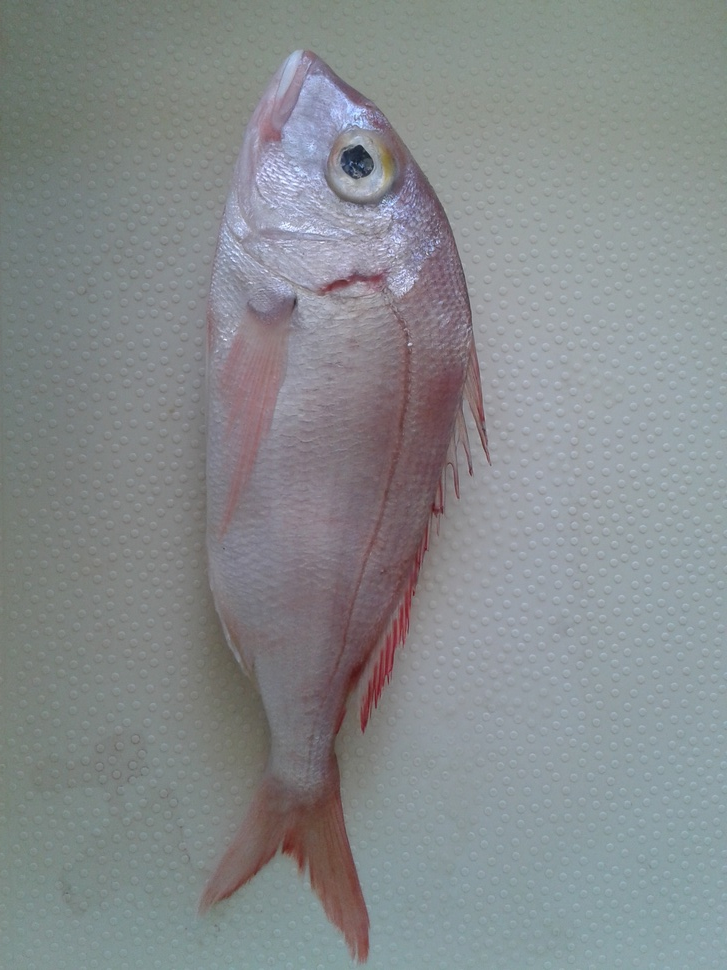
#> input picture data/test-images/2.jpg, 727 x 970 px, shrunk from 1920 x 2560 before the run
$ python detectors.py   (Python 2 division)   (older library calls are emulated)
#> lines starting #> are read from the running program, lines starting #| are printed output that depends on the picture
### src/lib/mstatistics.py
import math

def mean(M):
	"""Arithmetic mean"""
	return sum(M)/len(M)

def standard_deviation(M):
	"""Standard deviation"""
	sums = 0
	x_dash = mean(M)
	for t in M:
		sums += (t - x_dash)**2
	return math.sqrt(sums)

def coefficients_of_variation(M):
	"""Coefficients of variation"""
	if len(M) != 0:
		return abs(standard_deviation(M)/mean(M))

# [5 lines left out: function get_coefficients_of_variation_dict, not called in this run]

### src/lib/detectors.py
#!/usr/bin/env python2.7

import numpy as np
import cv2, glob, mstatistics, os

global orb, sift, CV_HOMOGENITY_COEFFICIENT
orb = cv2.ORB(); sift = cv2.SIFT()
CV_HOMOGENITY_COEFFICIENT = 0.15

class BruteForceORBFeatureMatching:
	class ImageSet:
		# [30 lines left out: functions __init__, get_matches, not called in this run]

	def __init__(self, image_sets = []):
		self.orb = orb
		self.image_sets = image_sets

	def append_image_set(self, s):
		self.image_sets.append(s)

	# [5 lines left out: function compare_matches, not called in this run]

	def identify(self, query_image):
		result = self.compare_matches(query_image)
		print result.name

class BruteForceSIFTFeatureMatching:
	class ImageSet:
		def __init__(self, name, directory, ext='.jpg'):
			self.name, self.directory, self.images = name, directory, []
			images_list = glob.glob('{0}/*{1}'.format(directory,ext))
			self.sift = sift
			for _img in images_list:
				img = cv2.imread(_img,0); self.images.append(img)

		def get_matches(self, query_image,check_homogenity=False,k=2):
			good_matches = []
			for image in self.images:
				kp1, des1 = self.sift.detectAndCompute(query_image,None)
				kp2, des2 = self.sift.detectAndCompute(image,None)
				# BFMatcher with default params
				bf = cv2.BFMatcher()
				matches = bf.knnMatch(des1,des2, k=k)
				# Apply ratio test
				good = []
				for m,n in matches:
					if m.distance < 0.75*n.distance:
						good.append([m])
			good_matches.append(len(good))
			self.cv = mstatistics.coefficients_of_variation(good_matches)

			if len(good_matches) == 0:
				return 0
			if check_homogenity:
				if self.cv <= CV_HOMOGENITY_COEFFICIENT:
					return mstatistics.mean(good_matches)
				else:
					return 0
			else:
				return [mstatistics.mean(good_matches), max(good_matches)]

	def __init__(self, image_sets = []):
		self.sift = sift
		self.image_sets = image_sets

	def append_image_set(self, s):
		self.image_sets.append(s)

	def compare_matches(self, query_image):
		M = {}
		for image_set in self.image_sets:
			M[image_set.get_matches(query_image)[1]] = image_set
		return M[max(M.keys())]

	def identify(self, query_image):
		result = self.compare_matches(query_image)
		print result.name

class SIFTHolographyFeatureMatching:
	class ImageSet:
		# [34 lines left out: functions __init__, get_matches, not called in this run]

	def __init__(self, image_sets = []):
		self.sift = sift
		self.image_sets = image_sets

	def append_image_set(self, s):
		self.image_sets.append(s)

	# [5 lines left out: function compare_matches, not called in this run]

	def identify(self, query_image):
		result = self.compare_matches(query_image)
		print result.name


if __name__ == '__main__':
	import time
	t1 = time.time()
	q = cv2.imread('../../data/test-images/2.jpg',0)
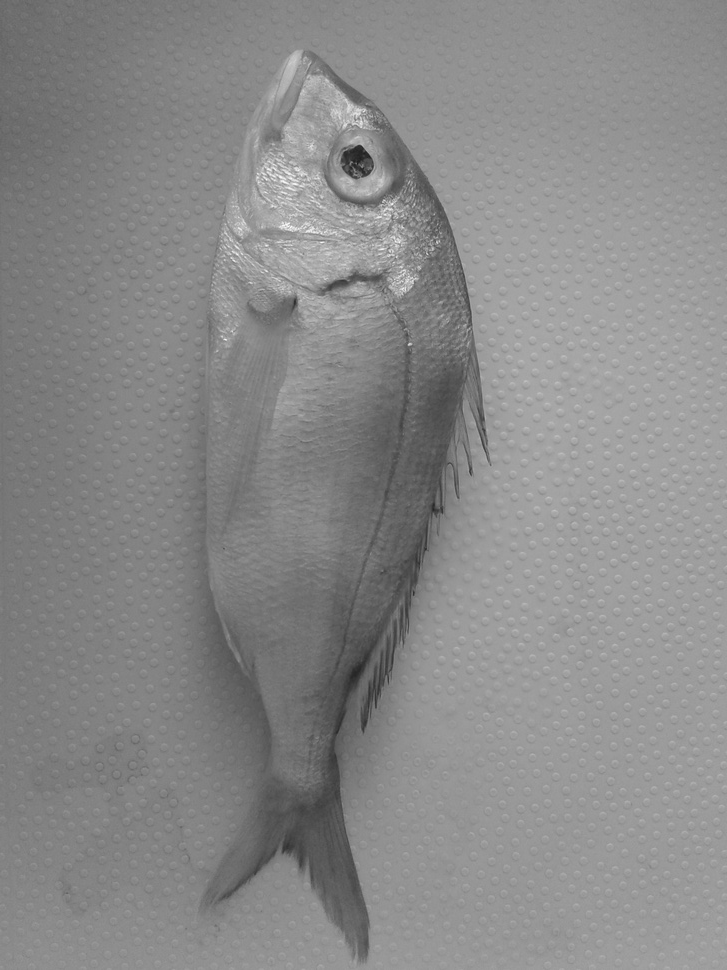
#> q: shape (970, 727); min 26, max 254, mean 137.7

	s1 = BruteForceSIFTFeatureMatching().ImageSet('Pagellus Erythrinus', '../../data/train-images/pagellus_erythrinus')
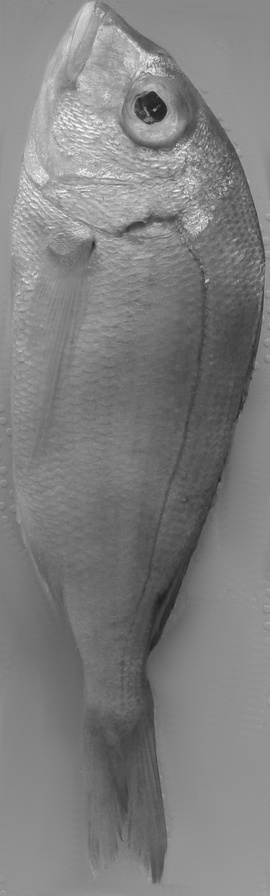
#> input picture data/train-images/pagellus_erythrinus/1.jpg, 270 x 896 px, shrunk from 712 x 2364 before the run
#> in __init__, img is the input picture: shape (896, 270); min 21, max 255, mean 126.9
	s2 = BruteForceSIFTFeatureMatching().ImageSet('M.B', '../../data/train-images/mullus_barbatus')
	s3 = BruteForceSIFTFeatureMatching().ImageSet('H.D', '../../data/train-images/helicolenus_dactylopterus')
	s4 = BruteForceSIFTFeatureMatching().ImageSet('S.C', '../../data/train-images/scyliorhinus_canicula')
	s = [s1,s2,s3,s4]
	b = BruteForceSIFTFeatureMatching(s)
	b.identify(q)
#> (the run stopped early here; a loop or call above may not have finished)
